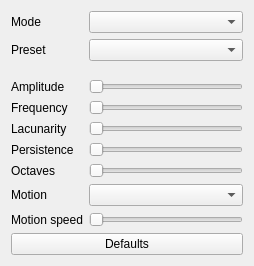
<?xml version="1.0" encoding="UTF-8"?>
<ui version="4.0">
 <class>NoiseMap</class>
 <widget class="QWidget" name="NoiseMap">
  <property name="geometry">
   <rect>
    <x>0</x>
    <y>0</y>
    <width>254</width>
    <height>266</height>
   </rect>
  </property>
  <layout class="QGridLayout" name="gridLayout">
   <item row="2" column="1">
    <widget class="QComboBox" name="preset_choice"/>
   </item>
   <item row="7" column="0">
    <widget class="QLabel" name="lacunarity_label">
     <property name="text">
      <string>Lacunarity</string>
     </property>
    </widget>
   </item>
   <item row="5" column="0">
    <widget class="QLabel" name="amplitude_label">
     <property name="text">
      <string>Amplitude</string>
     </property>
    </widget>
   </item>
   <item row="11" column="1">
    <widget class="QTooltipedSlider" name="motion_speed">
     <property name="orientation">
      <enum>Qt::Horizontal</enum>
     </property>
    </widget>
   </item>
   <item row="8" column="1">
    <widget class="QTooltipedSlider" name="persistence">
     <property name="minimum">
      <number>1</number>
     </property>
     <property name="maximum">
      <number>50000</number>
     </property>
     <property name="orientation">
      <enum>Qt::Horizontal</enum>
     </property>
    </widget>
   </item>
   <item row="8" column="0">
    <widget class="QLabel" name="persistence_label">
     <property name="text">
      <string>Persistence</string>
     </property>
    </widget>
   </item>
   <item row="2" column="0">
    <widget class="QLabel" name="preset_label">
     <property name="text">
      <string>Preset</string>
     </property>
    </widget>
   </item>
   <item row="0" column="0">
    <widget class="QLabel" name="colors_choice_label">
     <property name="text">
      <string>Mode</string>
     </property>
    </widget>
   </item>
   <item row="10" column="0">
    <widget class="QLabel" name="motion_label">
     <property name="text">
      <string>Motion</string>
     </property>
    </widget>
   </item>
   <item row="6" column="1">
    <widget class="QTooltipedSlider" name="frequency">
     <property name="minimum">
      <number>1</number>
     </property>
     <property name="maximum">
      <number>5000</number>
     </property>
     <property name="orientation">
      <enum>Qt::Horizontal</enum>
     </property>
    </widget>
   </item>
   <item row="9" column="1">
    <widget class="QTooltipedSlider" name="octaves">
     <property name="minimum">
      <number>1</number>
     </property>
     <property name="maximum">
      <number>20</number>
     </property>
     <property name="orientation">
      <enum>Qt::Horizontal</enum>
     </property>
    </widget>
   </item>
   <item row="7" column="1">
    <widget class="QTooltipedSlider" name="lacunarity">
     <property name="minimum">
      <number>1</number>
     </property>
     <property name="maximum">
      <number>50000</number>
     </property>
     <property name="orientation">
      <enum>Qt::Horizontal</enum>
     </property>
    </widget>
   </item>
   <item row="6" column="0">
    <widget class="QLabel" name="frequency_label">
     <property name="text">
      <string>Frequency</string>
     </property>
    </widget>
   </item>
   <item row="0" column="1">
    <widget class="QComboBox" name="colors_choice"/>
   </item>
   <item row="9" column="0">
    <widget class="QLabel" name="octaves_label">
     <property name="text">
      <string>Octaves</string>
     </property>
    </widget>
   </item>
   <item row="12" column="0" colspan="2">
    <widget class="QPushButton" name="defaults">
     <property name="text">
      <string>Defaults</string>
     </property>
    </widget>
   </item>
   <item row="5" column="1">
    <widget class="QTooltipedSlider" name="amplitude">
     <property name="minimum">
      <number>1</number>
     </property>
     <property name="maximum">
      <number>50000</number>
     </property>
     <property name="orientation">
      <enum>Qt::Horizontal</enum>
     </property>
    </widget>
   </item>
   <item row="11" column="0">
    <widget class="QLabel" name="motion_speed_label">
     <property name="text">
      <string>Motion speed</string>
     </property>
    </widget>
   </item>
   <item row="3" column="0" colspan="2">
    <widget class="ColorsPicker" name="colorsPicker" native="true"/>
   </item>
   <item row="10" column="1">
    <widget class="QComboBox" name="motion"/>
   </item>
  </layout>
 </widget>
 <customwidgets>
  <customwidget>
   <class>QTooltipedSlider</class>
   <extends>QSlider</extends>
   <header location="global">QTooltipedSlider.h</header>
  </customwidget>
  <customwidget>
   <class>ColorsPicker</class>
   <extends>QWidget</extends>
   <header location="global">ColorsPicker.h</header>
   <container>1</container>
  </customwidget>
 </customwidgets>
 <resources/>
 <connections/>
</ui>
